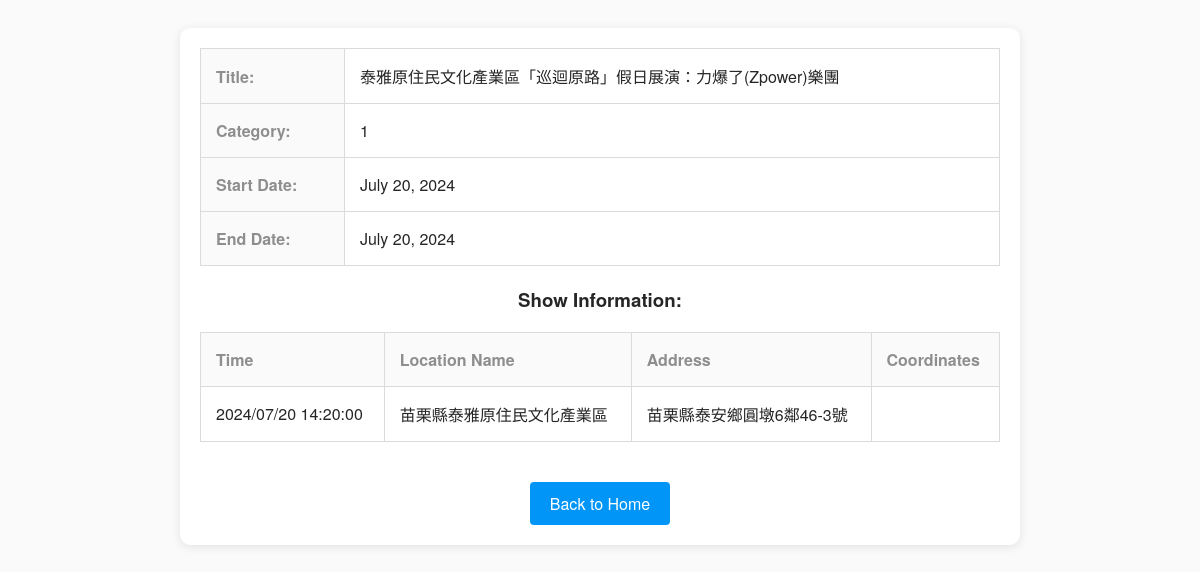
Page /detail/15/ (signed in) on the committed database.
### myapp/models.py (models this page shows)
class Event(models.Model):
    title = models.CharField(max_length=255)
    uid = models.CharField(max_length=24, unique=True, null=True)
    version = models.CharField(max_length=100, blank=True, null=True)
    category = models.CharField(max_length=100, blank=True, null=True)
    imageUrl = models.CharField(max_length=500, blank=True, null=True)
    webSales = models.CharField(max_length=255, blank=True, null=True)
    sourceWebPromote = models.CharField(max_length=255, blank=True, null=True)
    comment = models.TextField(blank=True, null=True)
    editModifyDate = models.DateTimeField(blank=True, null=True)
    sourceWebName = models.CharField(max_length=255, blank=True, null=True)
    startDate = models.DateField(blank=True, null=True)
    endDate = models.DateField(blank=True, null=True)
    hitRate = models.IntegerField(blank=True, null=True)

class ShowInfo(models.Model):
    event = models.ForeignKey(Event, on_delete=models.CASCADE)
    time = models.CharField(max_length=50)
    location = models.ForeignKey(Location, on_delete=models.CASCADE)

class Location(models.Model):
    locationName = models.CharField(max_length=255)
    address = models.CharField(max_length=255, blank=True, null=True)
    latitude = models.DecimalField(max_digits=9, decimal_places=6, blank=True, null=True)
    longitude = models.DecimalField(max_digits=9, decimal_places=6, blank=True, null=True)

### myapp/views.py (the view)
# urls.py: path('detail/<int:id>/', views.detail, name='event_detail'),
@login_required
def detail(request, id):
    event = get_object_or_404(Event, id=id)
    show_infos = ShowInfo.objects.filter(event=event)
    context = {
        'event': event,
        'show_infos': show_infos
    }
    return render(request, 'detail.html', context)

### templates/detail.html (shortened to what this page needs)
{% block content %}
<div class="event-detail-container">
  <table class="event-detail-table">
    <tr>
      <th>Title:</th>
      <td>{{ event.title }}</td>
    </tr>
    <tr>
      <th>Category:</th>
      <td>{{ event.category }}</td>
    </tr>
    <tr>
      <th>Start Date:</th>
      <td>{{ event.startDate }}</td>
    </tr>
    <tr>
      <th>End Date:</th>
      <td>{{ event.endDate }}</td>
    </tr>
  </table>
  {% if show_infos %}
    <h3>Show Information:</h3>
    <table class="show-info-table">
      <thead>
        <tr>
          <th>Time</th>
          <th>Location Name</th>
          <th>Address</th>
          <th>Coordinates</th>
        </tr>
      </thead>
      <tbody>
        {% for show_info in show_infos %}
        <tr>
          <td>{{ show_info.time }}</td>
          {% with show_info.location as location %}
            {% if location %}
              <td>{{ location.locationName }}</td>
              <td>{{ location.address }}</td>
              <td>
              </td>
            {% endif %}
          {% endwith %}
        </tr>
        {% endfor %}
      </tbody>
    </table>
  {% else %}
    <p>No show information available.</p>
  {% endif %}
  <a href="{% url 'home' %}" class="back-button">Back to Home</a>
</div>
{% endblock content %}

### templates/detail.html (style rules this page uses)
.event-detail-container { max-width: 800px; margin: 0 auto; background-color: #fff; padding: 20px; border-radius: 10px; box-shadow: 0 2px 10px rgba(0, 0, 0, 0.1); }
.event-detail-table, .show-info-table { width: 100%; border-collapse: collapse; margin-bottom: 20px; }
.event-detail-table th, .show-info-table th, .event-detail-table td, .show-info-table td { padding: 15px; text-align: left; border: 1px solid #dbdbdb; }
.event-detail-table th, .show-info-table th { background-color: #fafafa; font-weight: bold; color: #8e8e8e; }
.back-button { display: inline-block; padding: 10px 20px; background-color: #0095f6; color: #fff; text-decoration: none; border-radius: 4px; margin-top: 20px; }

### rows in the picture
Event: title "泰雅原住民文化產業區「巡迴原路」假日展演：力爆了(Zpower)樂團", category "1", startDate "July 20, 2024", endDate "July 20, 2024"
ShowInfo: time "2024/07/20 14:20:00", location.locationName "苗栗縣泰雅原住民文化產業區", location.address "苗栗縣泰安鄉圓墩6鄰46-3號"
